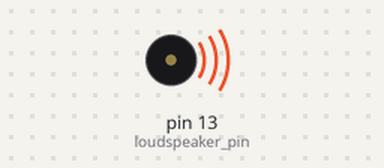
The sketch below on a simulated Arduino Uno, built with avr-gcc and run on an emulated ATmega328P. Shown: buzzer (waves = sounding).

Above: at 0.6 s.
Timing chart, 0 to 6.5 s (numbered marks = the images above):
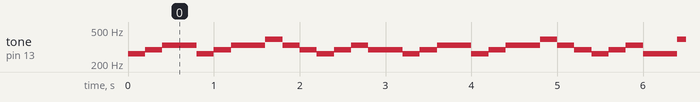

Measured:
- by itself, tone on pin 13 (loudspeaker_pin): plays 262 Hz for 0.20 s, 294 Hz for 0.20 s, 330 Hz for 0.40 s, 262 Hz for 0.20 s, 294 Hz for 0.20 s, 330 Hz for 0.40 s … (442 notes in this stretch)

The sketch:

musicdeta.ino
```cpp
const int loudspeaker_pin = 13;
const int base_time = 16 * 50; // 16の倍数が都合がいい


void setup() {
  // put your setup code here, to run once:
  pinMode( loudspeaker_pin, OUTPUT);

}

void loop() {
  // put your main code here, to run repeatedly:
  tone(loudspeaker_pin, 262);
  delay(base_time / 4);
  tone(loudspeaker_pin, 294);
  delay(base_time / 4);
  tone(loudspeaker_pin, 330);
  delay(base_time / 2);
  tone(loudspeaker_pin, 262);
  delay(base_time / 4);
  tone(loudspeaker_pin, 294);
  delay(base_time / 4);
  tone(loudspeaker_pin, 330);
  delay(base_time / 2);
  tone(loudspeaker_pin, 392);
  delay(base_time / 4);
  tone(loudspeaker_pin, 330);
  delay(base_time / 4);
  tone(loudspeaker_pin, 294);
  delay(base_time / 4);
  tone(loudspeaker_pin, 262);
  delay(base_time / 4);
  tone(loudspeaker_pin, 294);
  delay(base_time / 4);
  tone(loudspeaker_pin, 330);
  delay(base_time / 4);
  tone(loudspeaker_pin, 294);
  delay(base_time / 2);
  tone(loudspeaker_pin, 262);
  delay(base_time / 4);
  tone(loudspeaker_pin, 294);
  delay(base_time / 4);
  tone(loudspeaker_pin, 330);
  delay(base_time / 2);
  tone(loudspeaker_pin, 262);
  delay(base_time / 4);
  tone(loudspeaker_pin, 294);
  delay(base_time / 4);
  tone(loudspeaker_pin, 330);
  delay(base_time / 2);
  tone(loudspeaker_pin, 392);
  delay(base_time / 4);
  tone(loudspeaker_pin, 330);
  delay(base_time / 4);
  tone(loudspeaker_pin, 294);
  delay(base_time / 4);
  tone(loudspeaker_pin, 262);
  delay(base_time / 4);
  tone(loudspeaker_pin, 294);
  delay(base_time / 4);
  tone(loudspeaker_pin, 330);
  delay(base_time / 4);
  tone(loudspeaker_pin, 262);
  delay(base_time / 2);
  tone(loudspeaker_pin, 392);
  delay(base_time / 4);
  tone(loudspeaker_pin, 392);
  delay(base_time / 4);
  tone(loudspeaker_pin, 330);
  delay(base_time / 4);
  tone(loudspeaker_pin, 392);
  delay(base_time / 4);
  tone(loudspeaker_pin, 440);
  delay(base_time / 4);
  tone(loudspeaker_pin, 440);
  delay(base_time / 4);
  tone(loudspeaker_pin, 392);
  delay(base_time / 2);
  tone(loudspeaker_pin, 330);
  delay(base_time / 4);
  tone(loudspeaker_pin, 330);
  delay(base_time / 4);
  tone(loudspeaker_pin, 294);
  delay(base_time / 4);
  tone(loudspeaker_pin, 294);
  delay(base_time / 4);
  tone(loudspeaker_pin, 262);
  delay(base_time / 1);
  noTone(loudspeaker_pin);
  delay(base_time / 4);
  noTone(loudspeaker_pin);
  delay(base_time / 4);

}
```
